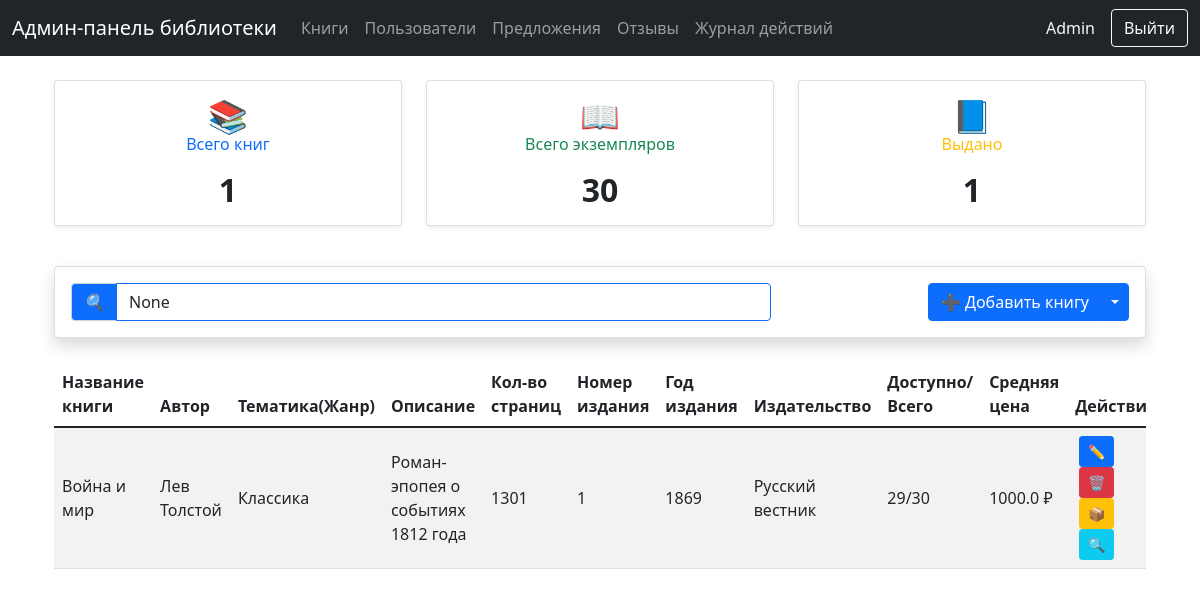
The page /books (signed in) on the database its author committed.
### tables this page shows
CREATE TABLE books (
                    id INTEGER PRIMARY KEY AUTOINCREMENT,
                    title TEXT NOT NULL,
                    author TEXT NOT NULL,
                    description TEXT,
                    quantity INTEGER DEFAULT 0,
                    theme TEXT
                , pages INTEGER, edition_number TEXT, publication_year INTEGER, publisher TEXT);

### routes.py (the view)
@router.get("/books")
async def list_books(
    request: Request,
    search: str = Query(None),
    page: int = Query(1, ge=1)
):
    if not is_admin(request):
        return RedirectResponse(url="/login")
    admin_info = get_admin_info(request)
    items_per_page = 10  # Количество книг на странице
    try:
        with get_db() as conn:
            cursor = conn.cursor()
            search_query = f"%{search}%" if search else "%"
            cursor.execute("""
                SELECT
                    COUNT(DISTINCT b.id) as total_books,
                    COUNT(DISTINCT bc.id) as total_copies,
                    COUNT(CASE WHEN bb.status = 'borrowed' THEN 1 END) as borrowed_copies
                FROM books b
                LEFT JOIN book_copies bc ON b.id = bc.book_id
                LEFT JOIN borrowed_books bb ON bc.id = bb.copy_id
                WHERE b.title LIKE ? OR b.author LIKE ?
            """, (search_query, search_query))
            stats = cursor.fetchone()
            total_books = stats[0]
            total_copies = stats[1] or 0
            borrowed_copies = stats[2] or 0
            total_pages = (total_books + items_per_page - 1) // items_per_page
            offset = (page - 1) * items_per_page
            cursor.execute("""
                SELECT
                    b.id,
                    b.title,
                    b.author,
                    b.description,
                    b.theme,
                    b.pages,
                    b.edition_number,
                    b.publication_year,
                    b.publisher,
                    COUNT(DISTINCT bc.id) as total_copies,
                    COUNT(CASE WHEN bb.status = 'borrowed' THEN 1 END) as borrowed_copies,
                    ROUND(AVG(COALESCE(bp.price_per_unit, 0)), 2) as avg_price
                FROM books b
                LEFT JOIN book_copies bc ON b.id = bc.book_id
                LEFT JOIN borrowed_books bb ON bc.id = bb.copy_id
                LEFT JOIN book_purchases bp ON b.id = bp.book_id
                WHERE b.title LIKE ? OR b.author LIKE ?
                GROUP BY b.id
                ORDER BY b.title
                LIMIT ? OFFSET ?
            """, (search_query, search_query, items_per_page, offset))
            books = []
            for row in cursor.fetchall():
                books.append({
                    'id': row[0],
                    'title': row[1],
                    'author': row[2],
                    'description': row[3],
                    'theme': row[4],
                    'pages': row[5],
                    'edition_number': row[6],
                    'publication_year': row[7],
                    'publisher': row[8],
                    'total_copies': row[9],
                    'available_copies': row[9] - row[10] if row[9] and row[10] is not None else 0,
                    'avg_price': row[11]
                })
            return templates.TemplateResponse(
                "books.html",
                {
                    "request": request,
                    "books": books,
                    "admin_info": admin_info,
                    "total_books": total_books,
                    "total_copies": total_copies,
                    "borrowed_copies": borrowed_copies,
                    "current_page": page,
                    "total_pages": total_pages,
                    "search_query": search
                }
            )
    except Exception as e:
        logging.error(f"Error loading books page: {e}")
        raise HTTPException(status_code=500, detail=str(e))

### admin_panel/templates/books.html (shortened to what this page needs)
{% extends "base.html" %}
{% block content %}
<div class="container mt-4">
    <div class="row mb-4">
        <div class="col-md-4">
            <div class="card shadow-sm">
                <div class="card-body text-center">
                    <h5 class="card-title text-primary mb-3">
                        <span class="fs-2">📚</span><br>
                        Всего книг
                    </h5>
                    <p class="card-text display-6 mb-0">{{ total_books }}</p>
                </div>
            </div>
        </div>
        <div class="col-md-4">
            <div class="card shadow-sm">
                <div class="card-body text-center">
                    <h5 class="card-title text-success mb-3">
                        <span class="fs-2">📖</span><br>
                        Всего экземпляров
                    </h5>
                    <p class="card-text display-6 mb-0">{{ total_copies }}</p>
                </div>
            </div>
        </div>
        <div class="col-md-4">
            <div class="card shadow-sm">
                <div class="card-body text-center">
                    <h5 class="card-title text-warning mb-3">
                        <span class="fs-2">📘</span><br>
                        Выдано
                    </h5>
                    <p class="card-text display-6 mb-0">{{ borrowed_copies }}</p>
                </div>
            </div>
        </div>
    </div>
    <div class="card mb-4">
        <div class="card-body">
            <div class="row g-3">
                <div class="col-md-8">
                    <div class="input-group">
                        <span class="input-group-text bg-primary text-white">
                            <i class="fas fa-search">🔍</i>
                        </span>
                        <input type="text"
                               class="form-control border-primary"
                               id="searchInput"
                               placeholder="Поиск по названию или автору..."
                               value="{{ search_query }}">
                    </div>
                </div>
                <div class="col-md-4 text-end">
                    <div class="btn-group">
                        <button type="button" class="btn btn-primary" data-bs-toggle="modal" data-bs-target="#bookModal">
                            ➕ Добавить книгу
                        </button>
                        <button type="button" class="btn btn-primary dropdown-toggle dropdown-toggle-split" data-bs-toggle="dropdown">
                        </button>
                    </div>
                </div>
            </div>
        </div>
    </div>
    <div class="table-responsive">
        <table class="table table-striped">
            <thead>
                <tr>
                    <th>Название книги</th>
                    <th>Автор</th>
                    <th>Тематика(Жанр)</th>
                    <th>Описание</th>
                    <th>Кол-во страниц</th>
                    <th>Номер издания</th>
                    <th>Год издания</th>
                    <th>Издательство</th>
                    <th>Доступно/Всего</th>
                    <th>Средняя цена</th>
                    <th>Действия</th>
                </tr>
            </thead>
            <tbody>
                {% for book in books %}
                <tr>
                    <td>{{ book.title }}</td>
                    <td>{{ book.author }}</td>
                    <td>{{ book.theme or '—' }}</td>
                    <td>{{ book.description }}</td>
                    <td>{{ book.pages }}</td>
                    <td>{{ book.edition_number or '—' }}</td>
                    <td>{{ book.publication_year }}</td>
                    <td>{{ book.publisher }}</td>
                    <td>{{ book.available_copies }}/{{ book.total_copies }}</td>
                    <td>
                        {% if book.avg_price > 0 %}
                            {{ book.avg_price }} ₽
                        {% else %}
                            <span class="text-muted">—</span>
                        {% endif %}
                    </td>
                    <td>
                        <button class="btn btn-sm btn-primary"
                                onclick='editBook({{ book.id }}, {{ book.title|tojson }}, {{ book.author|tojson }},
                                        {{ book.description|tojson }}, {{ book.theme|tojson if book.theme else "null"|tojson }},
                                        {{ book.pages|tojson if book.pages else "null"|tojson }},
                                        {{ book.edition_number|tojson if book.edition_number else "null"|tojson }},
                                        {{ book.publication_year|tojson if book.publication_year else "null"|tojson }},
                                        {{ book.publisher|tojson if book.publisher else "null"|tojson }})'
                                data-bs-toggle="tooltip"
                                title="Редактировать">
                            ✏️
                        </button>
                        <button class="btn btn-sm btn-danger" onclick="deleteBook({{ book.id }})" data-bs-toggle="tooltip" title="Удалить">🗑️</button>
                        <button class="btn btn-sm btn-warning" onclick="managePurchases({{ book.id }})" data-bs-toggle="tooltip" title="Управление закупками">📦</button>
                        <a href="/books/{{ book.id }}/qrcodes" class="btn btn-sm btn-info" data-bs-toggle="tooltip" title="QR коды">🔍</a>
                    </td>
                </tr>
                {% endfor %}
            </tbody>
        </table>
    </div>
</div>
{% endblock %}

### admin_panel/static/css/style.css (style rules this page uses)
.card { box-shadow: 0 0.5rem 1rem rgba(0, 0, 0, 0.15); margin-bottom: 1rem; }
.card-title { color: #6c757d; font-size: 1rem; font-weight: 500; margin-bottom: 0.5rem; }
.card-text { color: #212529; font-size: 2rem; font-weight: 600; }
.table { margin-bottom: 0; }
#searchInput { min-width: 300px; }
.table td { vertical-align: middle; }
.btn-sm { padding: 0.25rem 0.5rem; margin: 0 0.25rem; }

### rows shown on the page
books: title "Война и мир", author "Лев Толстой", theme "Классика", description "Роман-эпопея о событиях 1812 года", pages "1301", edition_number "1", publication_year "1869", publisher "Русский вестник", available_copies "29", total_copies "30", avg_price "1000.0"

### other values the page prints
{{ admin_info.full_name or admin_info.username }} "Admin"
{{ total_books }} "1"
{{ total_copies }} "30"
{{ borrowed_copies }} "1"
